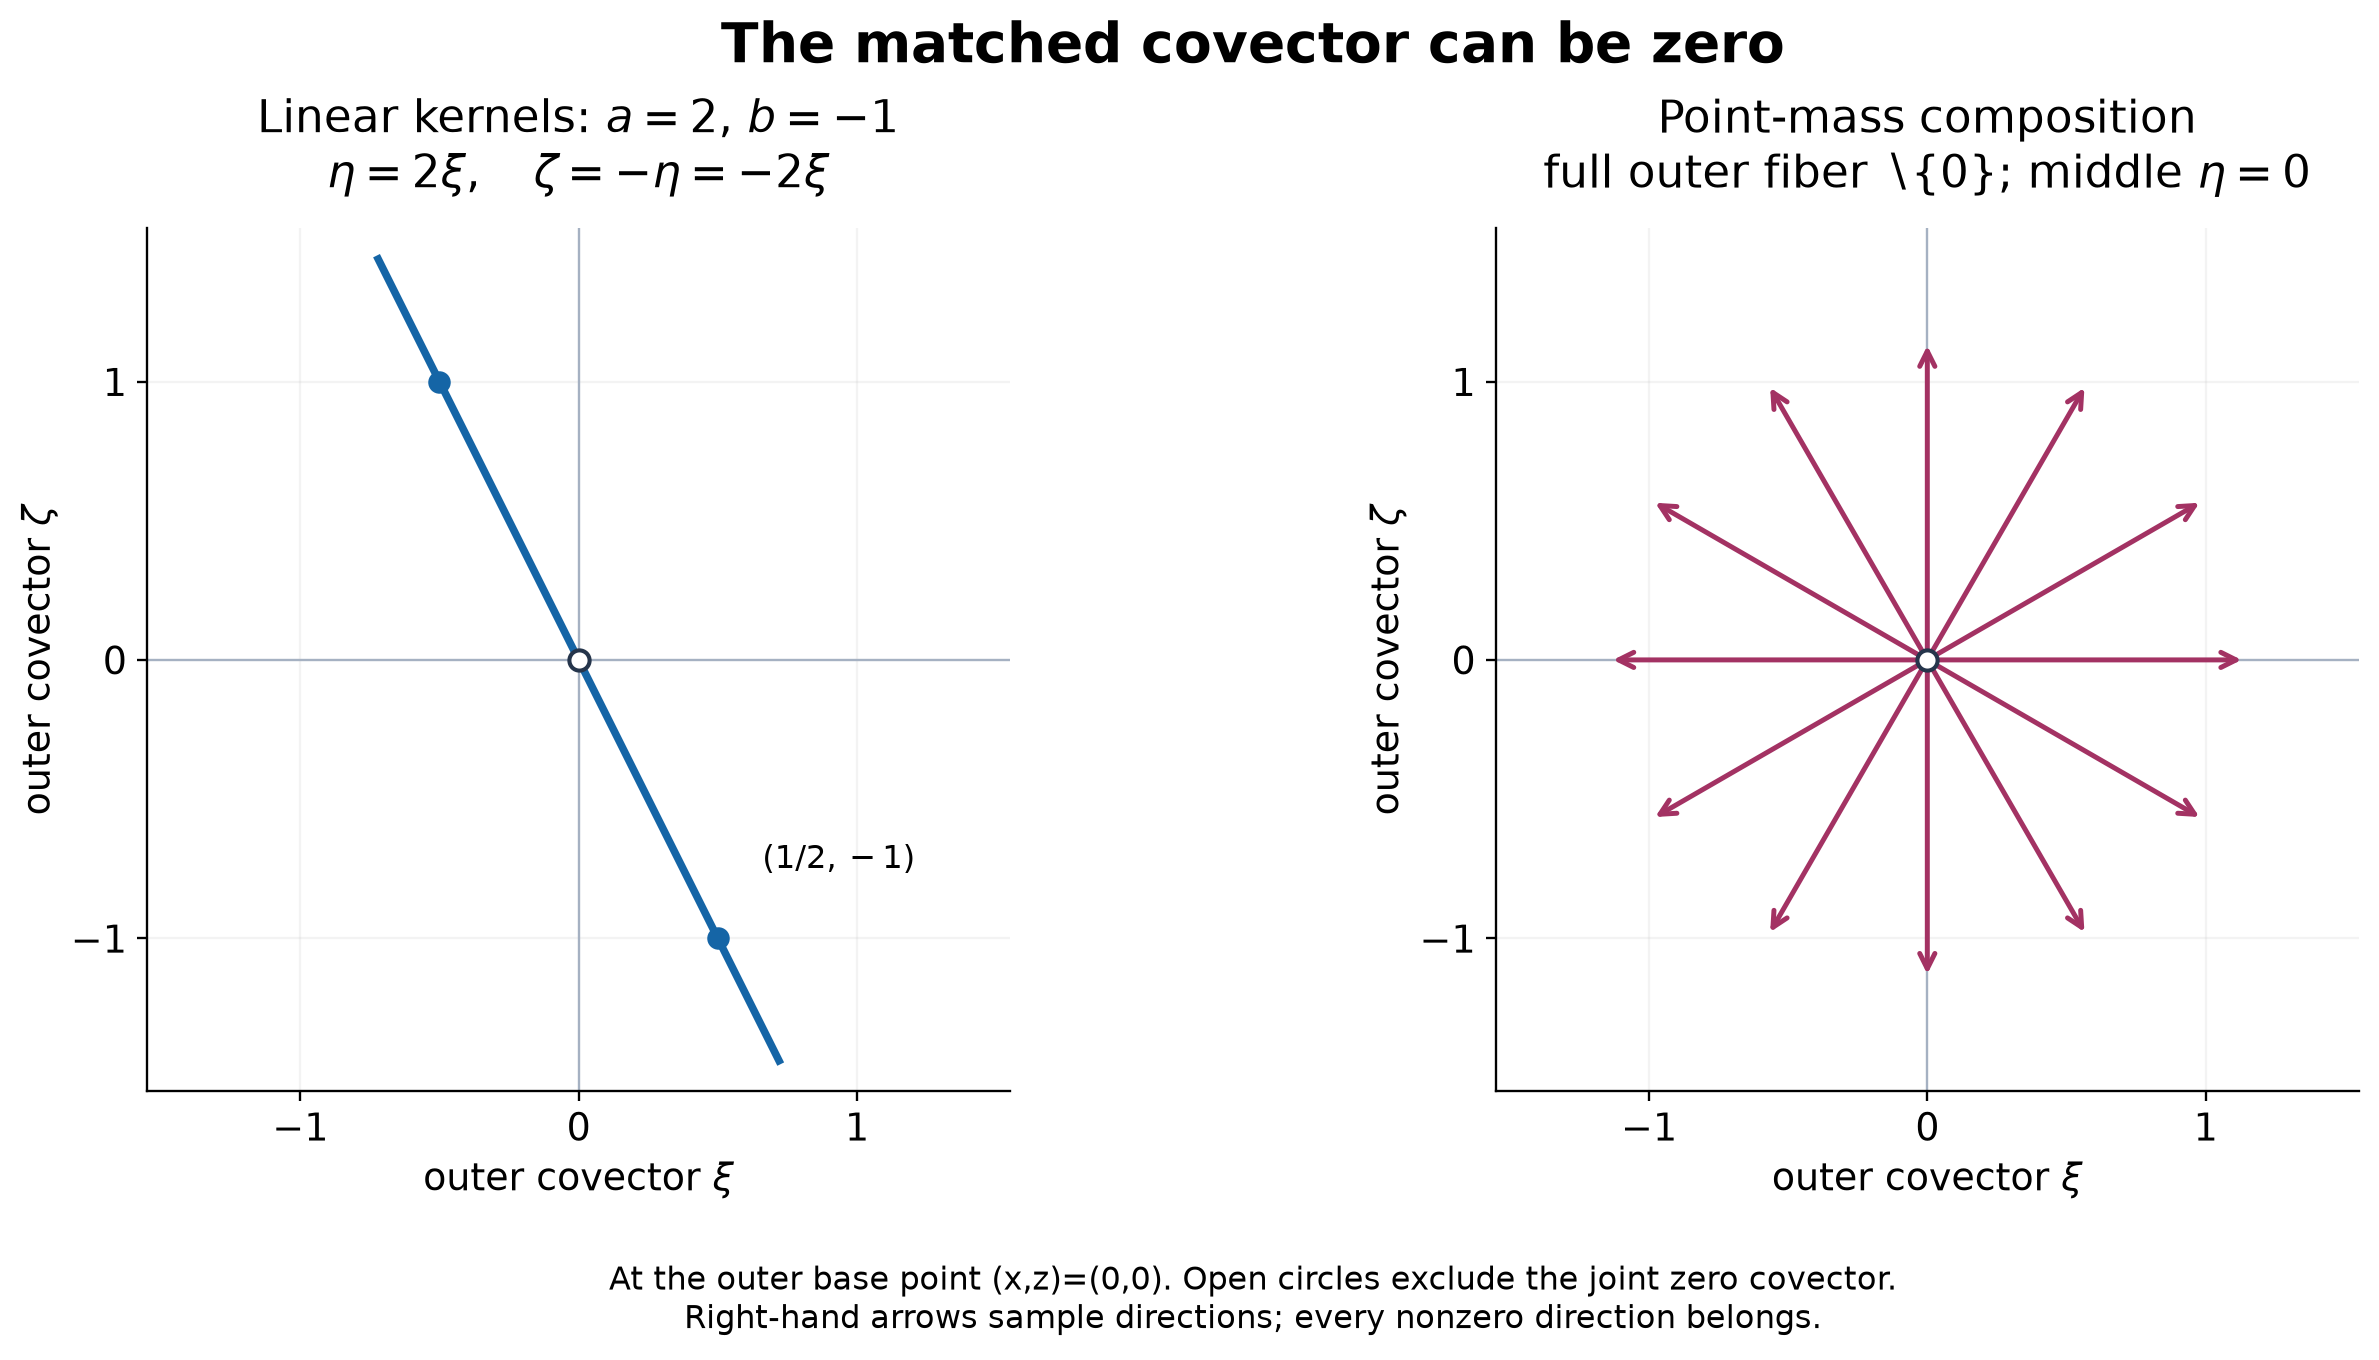

Generate this figure with Python:
"""Exact cotangent examples from AN01-U084, Exercises 5 and 6. CC0.

The left panel shows zeta=-2*xi. The right shows sampled directions
of the full punctured outer cotangent plane; every middle covector is 0.
"""
from pathlib import Path
import numpy as np
import matplotlib
matplotlib.use('Agg')
import matplotlib.pyplot as plt

out=Path(__file__).resolve().parent
plt.rcParams.update({'font.size':13,'font.family':'DejaVu Sans','svg.fonttype':'none'})
fig,axes=plt.subplots(1,2,figsize=(12.8,5.7),layout='constrained')
for ax in axes:
    ax.set_aspect('equal');ax.set_xlim(-1.55,1.55);ax.set_ylim(-1.55,1.55)
    ax.axhline(0,color='#a5b1c2',lw=.8);ax.axvline(0,color='#a5b1c2',lw=.8)
    ax.set_xticks([-1,0,1]);ax.set_yticks([-1,0,1]);ax.grid(alpha=.15)
    ax.set_xlabel(r'outer covector $\xi$');ax.set_ylabel(r'outer covector $\zeta$')
    ax.spines[['top','right']].set_visible(False)
x=np.linspace(-.72,.72,200)
axes[0].plot(x,-2*x,color='#1565a6',lw=2.6)
axes[0].scatter([.5,-.5],[-1,1],color='#1565a6',s=45,zorder=4)
axes[0].annotate(r'$(1/2,-1)$',(.5,-1),xytext=(.66,-.75),fontsize=11)
axes[0].set_title('Linear kernels: $a=2$, $b=-1$\n'+r'$\eta=2\xi,\quad\zeta=-\eta=-2\xi$',pad=14)
for k in range(12):
    angle=2*np.pi*k/12
    v=1.15*np.array([np.cos(angle),np.sin(angle)])
    axes[1].annotate('',xy=v,xytext=(0,0),arrowprops=dict(arrowstyle='->',color='#a33263',lw=1.7))
axes[1].set_title('Point-mass composition\n'+r'full outer fiber $\setminus\{0\}$; middle $\eta=0$',pad=14)
for ax in axes:
    ax.scatter([0],[0],s=48,facecolor='white',edgecolor='#25354b',linewidth=1.4,zorder=6)
fig.suptitle('The matched covector can be zero',fontsize=19,fontweight='bold')
fig.text(.5,-.10,'At the outer base point (x,z)=(0,0). Open circles exclude the joint zero covector.\nRight-hand arrows sample directions; every nonzero direction belongs.',ha='center',fontsize=11)
fig.savefig(out/'kernel-zero-covectors.png',dpi=210,bbox_inches='tight',facecolor='white')
fig.savefig(out/'kernel-zero-covectors.svg',bbox_inches='tight',facecolor='white')
p=out/'kernel-zero-covectors.svg';p.write_text('\n'.join(x.rstrip() for x in p.read_text(encoding='utf-8').splitlines()).rstrip()+'\n',encoding='utf-8')
